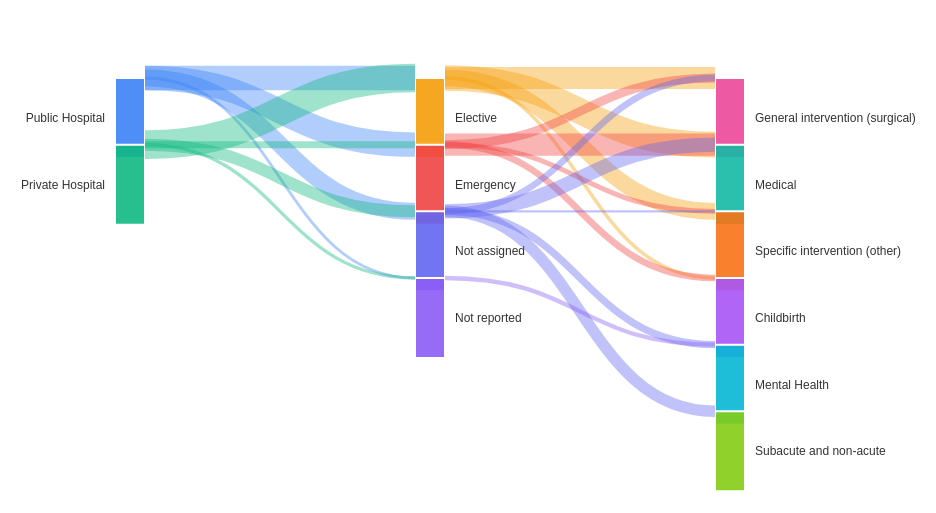

Write a Vega-Lite specification for this figure.
### Vega specification from a JSON file in a GitHub repository (floating-point values rounded to 4 significant figures)
{"$schema": "https://vega.github.io/schema/vega/v5.json", "width": 600, "height": 400, "padding": 20, "signals": [{"name": "nodeWidth", "value": 30}, {"name": "nodePadding", "value": 20}], "data": [{"name": "rawData", "values": [{"source": "Public Hospital", "target": "Elective", "value": 3006471}, {"source": "Public Hospital", "target": "Emergency", "value": 2977922}, {"source": "Public Hospital", "target": "Not assigned", "value": 1455812}, {"source": "Public Hospital", "target": "Not reported", "value": 39203}, {"source": "Private Hospital", "target": "Elective", "value": 4113025}, {"source": "Private Hospital", "target": "Emergency", "value": 247909}, {"source": "Private Hospital", "target": "Not assigned", "value": 727712}, {"source": "Private Hospital", "target": "Not reported", "value": 53999}, {"source": "Elective", "target": "General intervention (surgical)", "value": 2372212}, {"source": "Elective", "target": "Medical", "value": 3307007}, {"source": "Elective", "target": "Specific intervention (other)", "value": 1378659}, {"source": "Elective", "target": "Childbirth", "value": 61618}, {"source": "Emergency", "target": "General intervention (surgical)", "value": 388649}, {"source": "Emergency", "target": "Medical", "value": 2503487}, {"source": "Emergency", "target": "Specific intervention (other)", "value": 114405}, {"source": "Emergency", "target": "Childbirth", "value": 219290}, {"source": "Not assigned", "target": "General intervention (surgical)", "value": 214343}, {"source": "Not assigned", "target": "Medical", "value": 1024924}, {"source": "Not assigned", "target": "Specific intervention (other)", "value": 27471}, {"source": "Not assigned", "target": "Mental Health", "value": 262555}, {"source": "Not assigned", "target": "Subacute and non-acute", "value": 654204}, {"source": "Not reported", "target": "Mental Health", "value": 93202}]}, {"name": "nodes", "values": [{"name": "Public Hospital", "column": 0, "order": 0}, {"name": "Private Hospital", "column": 0, "order": 1}, {"name": "Elective", "column": 1, "order": 0}, {"name": "Emergency", "column": 1, "order": 1}, {"name": "Not assigned", "column": 1, "order": 2}, {"name": "Not reported", "column": 1, "order": 3}, {"name": "General intervention (surgical)", "column": 2, "order": 0}, {"name": "Medical", "column": 2, "order": 1}, {"name": "Specific intervention (other)", "column": 2, "order": 2}, {"name": "Childbirth", "column": 2, "order": 3}, {"name": "Mental Health", "column": 2, "order": 4}, {"name": "Subacute and non-acute", "column": 2, "order": 5}], "transform": [{"type": "formula", "expr": "datum.column * (width / 2)", "as": "x"}, {"type": "formula", "expr": "datum.order * (height / 6) + 50", "as": "y"}]}, {"name": "edges", "source": "rawData", "transform": [{"type": "lookup", "from": "nodes", "key": "name", "fields": ["source"], "as": ["sourceNode"]}, {"type": "lookup", "from": "nodes", "key": "name", "fields": ["target"], "as": ["targetNode"]}, {"type": "linkpath", "orient": "horizontal", "shape": "diagonal", "sourceX": {"expr": "datum.sourceNode.x + nodeWidth"}, "sourceY": {"expr": "datum.sourceNode.y"}, "targetX": {"expr": "datum.targetNode.x"}, "targetY": {"expr": "datum.targetNode.y"}}]}], "scales": [{"name": "color", "type": "ordinal", "domain": ["Public Hospital", "Private Hospital", "Elective", "Emergency", "Not assigned", "Not reported", "General intervention (surgical)", "Medical", "Specific intervention (other)", "Childbirth", "Mental Health", "Subacute and non-acute"], "range": ["#3b82f6", "#10b981", "#f59e0b", "#ef4444", "#6366f1", "#8b5cf6", "#ec4899", "#14b8a6", "#f97316", "#a855f7", "#06b6d4", "#84cc16"]}], "marks": [{"type": "rect", "from": {"data": "nodes"}, "encode": {"enter": {"x": {"field": "x"}, "width": {"signal": "nodeWidth"}, "y": {"field": "y"}, "height": {"value": 80}, "fill": {"scale": "color", "field": "name"}, "fillOpacity": {"value": 0.9}, "stroke": {"value": "#fff"}, "strokeWidth": {"value": 2}, "tooltip": {"signal": "{'Node': datum.name}"}}, "update": {"fillOpacity": {"value": 0.9}}, "hover": {"fillOpacity": {"value": 1}}}}, {"type": "text", "from": {"data": "nodes"}, "encode": {"enter": {"x": {"signal": "datum.column == 0 ? datum.x - 10 : datum.x + nodeWidth + 10"}, "y": {"signal": "datum.y + 40"}, "align": {"signal": "datum.column == 0 ? 'right' : 'left'"}, "baseline": {"value": "middle"}, "text": {"field": "name"}, "fontSize": {"value": 12}, "fill": {"value": "#333"}, "fontWeight": {"value": 500}}}}, {"type": "path", "from": {"data": "edges"}, "encode": {"enter": {"path": {"field": "path"}, "stroke": {"scale": "color", "field": "source"}, "strokeWidth": {"signal": "sqrt(datum.value / 5000)"}, "strokeOpacity": {"value": 0.4}, "fill": {"value": null}, "tooltip": {"signal": "{'From': datum.source, 'To': datum.target, 'Patients': format(datum.value, ',')}"}}, "update": {"strokeOpacity": {"value": 0.4}}, "hover": {"strokeOpacity": {"value": 0.7}, "strokeWidth": {"signal": "sqrt(datum.value / 5000) * 1.5"}}}}]}
